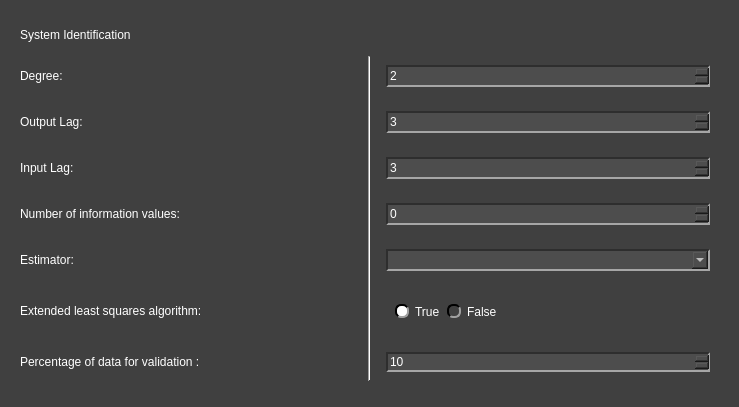
<?xml version="1.0" encoding="UTF-8"?>
<ui version="4.0">
 <class>Arduino_GetModel_W</class>
 <widget class="QWidget" name="Arduino_GetModel_W">
  <property name="geometry">
   <rect>
    <x>0</x>
    <y>0</y>
    <width>739</width>
    <height>407</height>
   </rect>
  </property>
  <property name="windowTitle">
   <string>Form</string>
  </property>
  <property name="styleSheet">
   <string notr="true">QComboBox QAbstractItemView {
    background-color: rgb(77, 77, 77);
}

QComboBox QAbstractItemView::item:focus{
    background-color: rgb(140, 140, 140);
}

QDoubleSpinBox{
	background-color: rgb(77, 77, 77);
	
	border-top: 1.5px solid rgb(46, 46, 46);
	border-left: 1.5px solid rgb(46, 46, 46);

	border-bottom: 1.5px solid rgb(166, 166, 166);
	border-right: 1.5px solid rgb(166, 166, 166);
}

QDoubleSpinBox::up-button{
    image: url(:/imgs/imgs/drop_up_arrow.png);
	width: 11px;

	background-color: rgb(0, 79, 0);
	border-top: 1.5px solid rgb(127, 167, 127);
	border-left: 1.5px solid rgb(127, 167, 127);

	border-bottom: 1.5px solid rgb(0, 0, 0);
	border-right: 1.5px solid rgb(0, 0, 0);
}

QDoubleSpinBox::up-button:pressed{
	border: 2px solid rgb(255, 255, 255);
}

QDoubleSpinBox::up-button:hover{
	background-color: rgb(0, 50, 0);
}

QDoubleSpinBox::down-button{
    image: url(:/imgs/imgs/drop_down_arrow.png);
	width: 11px;

	background-color: rgb(0, 79, 0);
	border-top: 1.5px solid rgb(127, 167, 127);
	border-left: 1.5px solid rgb(127, 167, 127);

	border-bottom: 1.5px solid rgb(0, 0, 0);
	border-right: 1.5px solid rgb(0, 0, 0);
}

QDoubleSpinBox::down-button:pressed{
	border: 2px solid rgb(255, 255, 255);
}

QDoubleSpinBox::down-button:hover{
	background-color: rgb(0, 50, 0);
}

QSpinBox{
	background-color: rgb(77, 77, 77);
	
	border-top: 1.5px solid rgb(46, 46, 46);
	border-left: 1.5px solid rgb(46, 46, 46);

	border-bottom: 1.5px solid rgb(166, 166, 166);
	border-right: 1.5px solid rgb(166, 166, 166);
}

QSpinBox::up-button{
    image: url(:/imgs/imgs/drop_up_arrow.png);
	width: 11px;

	background-color: rgb(0, 79, 0);
	border-top: 1.5px solid rgb(127, 167, 127);
	border-left: 1.5px solid rgb(127, 167, 127);

	border-bottom: 1.5px solid rgb(0, 0, 0);
	border-right: 1.5px solid rgb(0, 0, 0);
}

QSpinBox::up-button:pressed{
	border: 2px solid rgb(255, 255, 255);
}

QSpinBox::up-button:hover{
	background-color: rgb(0, 50, 0);
}

QSpinBox::down-button{
    image: url(:/imgs/imgs/drop_down_arrow.png);
	width: 11px;

	background-color: rgb(0, 79, 0);
	border-top: 1.5px solid rgb(127, 167, 127);
	border-left: 1.5px solid rgb(127, 167, 127);

	border-bottom: 1.5px solid rgb(0, 0, 0);
	border-right: 1.5px solid rgb(0, 0, 0);
}

QSpinBox::down-button:pressed{
	border: 2px solid rgb(255, 255, 255);
}

QSpinBox::down-button:hover{
	background-color: rgb(0, 50, 0);
}

QWidget#Arduino_GetModel_W{
	background-color: rgb(64, 64, 64);
}

QWidget{
	color: rgb(255, 255, 255);
}

QComboBox{
	background-color: rgb(77, 77, 77);
	
	border-top: 1.5px solid rgb(46, 46, 46);
	border-left: 1.5px solid rgb(46, 46, 46);

	border-bottom: 1.5px solid rgb(166, 166, 166);
	border-right: 1.5px solid rgb(166, 166, 166);
}


QComboBox::drop-down{
	image: url(:/imgs/imgs/drop_down_arrow.png);
	width: 11px;

	background-color: rgb(0, 79, 0);
	border-top: 2px solid rgb(127, 167, 127);
	border-left: 2px solid rgb(127, 167, 127);

	border-bottom: 2px solid rgb(0, 0, 0);
	border-right: 2px solid rgb(0, 0, 0);
}

QComboBox::drop-down:hover{
	background-color: rgb(0, 50, 0);
}

QComboBox::drop-down:pressed{
	border: 2px solid rgb(255, 255, 255);
}

QPushButton{
	background-color: rgb(0, 79, 0);

	border-top: 1.5px solid rgb(127, 167, 127);
	border-left: 1.5px solid rgb(127, 167, 127);

	border-bottom: 1.5px solid rgb(0, 0, 0);
	border-right: 1.5px solid rgb(0, 0, 0);

	
	font: 12pt &quot;Helvetica&quot;;
	text-align:center;
}

QWidget{
	font: 12pt &quot;Helvetica&quot;;
}

QPushButton:hover{
	background-color: rgb(0, 50, 0);
}

QPushButton:pressed{
	border: 2px solid rgb(255, 255, 255);
}

QLineEdit{
	background-color: rgb(77, 77, 77);
	border-top: 1.5px solid rgb(46, 46, 46);
	border-left: 1.5px solid rgb(46, 46, 46);

	border-bottom: 1.5px solid rgb(166, 166, 166);
	border-right: 1.5px solid rgb(166, 166, 166);
}

QRadioButton::indicator{
	border-radius: 6px;
	border-top: 1.5px solid rgb(0, 0, 0);
	border-left: 1.5px solid rgb(0, 0, 0);

	border-bottom: 1.5px solid rgb(160, 160, 160);
	border-right: 1.5px solid rgb(160, 160, 160);
}

QRadioButton::indicator::checked{
	background-color: white;
}

QRadioButton::indicator::unchecked:hover{
	background-color: #9F9F9F;
}

QRadioButton::indicator::pressed{
	border: 1.5px solid #505050
}

QPushButton#reload_devices{
	image: url(:/imgs/imgs/reload.png);
	width: 11px;
	background-color: rgb(0, 79, 0);

	border-top: 1.5px solid rgb(127, 167, 127);
	border-left: 1.5px solid rgb(127, 167, 127);

	border-bottom: 1.5px solid rgb(0, 0, 0);
	border-right: 1.5px solid rgb(0, 0, 0);

	
	font: 12pt &quot;Helvetica&quot;;
	text-align:center;
}

QPushButton#reload_devices:hover{
	background-color: rgb(0, 50, 0);
}

QPushButton#reload_devices:pressed{
	border: 2px solid rgb(255, 255, 255);
}</string>
  </property>
  <layout class="QVBoxLayout" name="verticalLayout">
   <item>
    <widget class="QWidget" name="widget" native="true">
     <property name="maximumSize">
      <size>
       <width>16777205</width>
       <height>16777205</height>
      </size>
     </property>
     <layout class="QGridLayout" name="gridLayout">
      <item row="3" column="0">
       <widget class="QLabel" name="label_5">
        <property name="minimumSize">
         <size>
          <width>0</width>
          <height>30</height>
         </size>
        </property>
        <property name="maximumSize">
         <size>
          <width>16777215</width>
          <height>30</height>
         </size>
        </property>
        <property name="text">
         <string>Input Lag:</string>
        </property>
       </widget>
      </item>
      <item row="4" column="0">
       <widget class="QLabel" name="label_6">
        <property name="minimumSize">
         <size>
          <width>0</width>
          <height>30</height>
         </size>
        </property>
        <property name="maximumSize">
         <size>
          <width>16777215</width>
          <height>30</height>
         </size>
        </property>
        <property name="text">
         <string>Number of information values:</string>
        </property>
       </widget>
      </item>
      <item row="7" column="2">
       <widget class="QWidget" name="widget_19" native="true">
        <layout class="QHBoxLayout" name="horizontalLayout_2">
         <item>
          <widget class="QSpinBox" name="perc_data_val_in">
           <property name="minimum">
            <number>10</number>
           </property>
          </widget>
         </item>
        </layout>
       </widget>
      </item>
      <item row="3" column="2">
       <widget class="QWidget" name="widget_6" native="true">
        <layout class="QGridLayout" name="gridLayout_7">
         <item row="0" column="0">
          <widget class="QSpinBox" name="inp_lag_sysid_in">
           <property name="minimumSize">
            <size>
             <width>0</width>
             <height>22</height>
            </size>
           </property>
           <property name="maximumSize">
            <size>
             <width>16777215</width>
             <height>22</height>
            </size>
           </property>
           <property name="baseSize">
            <size>
             <width>0</width>
             <height>12</height>
            </size>
           </property>
           <property name="value">
            <number>3</number>
           </property>
          </widget>
         </item>
        </layout>
       </widget>
      </item>
      <item row="2" column="2">
       <widget class="QWidget" name="widget_8" native="true">
        <layout class="QGridLayout" name="gridLayout_5">
         <item row="0" column="0">
          <widget class="QSpinBox" name="out_lag_sysid_in">
           <property name="minimumSize">
            <size>
             <width>0</width>
             <height>22</height>
            </size>
           </property>
           <property name="maximumSize">
            <size>
             <width>16777215</width>
             <height>22</height>
            </size>
           </property>
           <property name="value">
            <number>3</number>
           </property>
          </widget>
         </item>
        </layout>
       </widget>
      </item>
      <item row="1" column="0">
       <widget class="QLabel" name="label_4">
        <property name="minimumSize">
         <size>
          <width>0</width>
          <height>30</height>
         </size>
        </property>
        <property name="maximumSize">
         <size>
          <width>16777215</width>
          <height>30</height>
         </size>
        </property>
        <property name="text">
         <string>Degree:</string>
        </property>
       </widget>
      </item>
      <item row="6" column="2">
       <widget class="QWidget" name="widget_9" native="true">
        <layout class="QHBoxLayout" name="horizontalLayout_3">
         <item alignment="Qt::AlignmentFlag::AlignLeft">
          <widget class="QWidget" name="widget_18" native="true">
           <layout class="QGridLayout" name="gridLayout_15">
            <item row="1" column="0" alignment="Qt::AlignmentFlag::AlignLeft">
             <widget class="QRadioButton" name="true_ext_lsq">
              <property name="text">
               <string>True</string>
              </property>
              <property name="checked">
               <bool>true</bool>
              </property>
              <attribute name="buttonGroup">
               <string notr="true">extended_lsq_radio_group</string>
              </attribute>
             </widget>
            </item>
            <item row="1" column="1">
             <widget class="QRadioButton" name="false_ext_lsq">
              <property name="text">
               <string>False</string>
              </property>
              <attribute name="buttonGroup">
               <string notr="true">extended_lsq_radio_group</string>
              </attribute>
             </widget>
            </item>
           </layout>
          </widget>
         </item>
        </layout>
       </widget>
      </item>
      <item row="1" column="2">
       <widget class="QWidget" name="widget_5" native="true">
        <layout class="QGridLayout" name="gridLayout_6">
         <item row="0" column="0">
          <widget class="QSpinBox" name="degree_sysid_in">
           <property name="minimumSize">
            <size>
             <width>0</width>
             <height>22</height>
            </size>
           </property>
           <property name="maximumSize">
            <size>
             <width>16777215</width>
             <height>22</height>
            </size>
           </property>
           <property name="singleStep">
            <number>1</number>
           </property>
           <property name="value">
            <number>2</number>
           </property>
          </widget>
         </item>
        </layout>
       </widget>
      </item>
      <item row="7" column="0">
       <widget class="QLabel" name="label_2">
        <property name="minimumSize">
         <size>
          <width>0</width>
          <height>30</height>
         </size>
        </property>
        <property name="maximumSize">
         <size>
          <width>16777215</width>
          <height>30</height>
         </size>
        </property>
        <property name="text">
         <string>Percentage of data for validation :</string>
        </property>
       </widget>
      </item>
      <item row="6" column="0">
       <widget class="QLabel" name="label_8">
        <property name="minimumSize">
         <size>
          <width>0</width>
          <height>30</height>
         </size>
        </property>
        <property name="maximumSize">
         <size>
          <width>16777215</width>
          <height>30</height>
         </size>
        </property>
        <property name="baseSize">
         <size>
          <width>0</width>
          <height>0</height>
         </size>
        </property>
        <property name="text">
         <string>Extended least squares algorithm:</string>
        </property>
       </widget>
      </item>
      <item row="5" column="0">
       <widget class="QLabel" name="label_7">
        <property name="minimumSize">
         <size>
          <width>0</width>
          <height>30</height>
         </size>
        </property>
        <property name="maximumSize">
         <size>
          <width>16777215</width>
          <height>30</height>
         </size>
        </property>
        <property name="text">
         <string>Estimator:</string>
        </property>
       </widget>
      </item>
      <item row="2" column="0">
       <widget class="QLabel" name="label_9">
        <property name="minimumSize">
         <size>
          <width>0</width>
          <height>30</height>
         </size>
        </property>
        <property name="maximumSize">
         <size>
          <width>16777215</width>
          <height>30</height>
         </size>
        </property>
        <property name="text">
         <string>Output Lag:</string>
        </property>
       </widget>
      </item>
      <item row="0" column="0">
       <widget class="QLabel" name="label">
        <property name="minimumSize">
         <size>
          <width>0</width>
          <height>30</height>
         </size>
        </property>
        <property name="maximumSize">
         <size>
          <width>16777215</width>
          <height>30</height>
         </size>
        </property>
        <property name="text">
         <string>System Identification</string>
        </property>
       </widget>
      </item>
      <item row="4" column="2">
       <widget class="QWidget" name="widget_2" native="true">
        <layout class="QGridLayout" name="gridLayout_2">
         <item row="0" column="0">
          <widget class="QSpinBox" name="num_inf_value_sysid_in">
           <property name="minimumSize">
            <size>
             <width>0</width>
             <height>22</height>
            </size>
           </property>
           <property name="maximumSize">
            <size>
             <width>16777215</width>
             <height>22</height>
            </size>
           </property>
          </widget>
         </item>
        </layout>
       </widget>
      </item>
      <item row="5" column="2">
       <widget class="QWidget" name="widget_4" native="true">
        <layout class="QGridLayout" name="gridLayout_3">
         <item row="0" column="0">
          <widget class="QComboBox" name="esti_sysid_in">
           <property name="minimumSize">
            <size>
             <width>0</width>
             <height>22</height>
            </size>
           </property>
           <property name="maximumSize">
            <size>
             <width>16777215</width>
             <height>22</height>
            </size>
           </property>
          </widget>
         </item>
        </layout>
       </widget>
      </item>
      <item row="1" column="1" rowspan="7">
       <widget class="Line" name="line">
        <property name="orientation">
         <enum>Qt::Orientation::Vertical</enum>
        </property>
       </widget>
      </item>
     </layout>
    </widget>
   </item>
  </layout>
 </widget>
 <resources>
  <include location="../../../../../../../rafar/OneDrive/Documentos/IC - PySide/pydaq/uis/resources_1.qrc"/>
 </resources>
 <connections/>
 <buttongroups>
  <buttongroup name="extended_lsq_radio_group"/>
 </buttongroups>
</ui>
